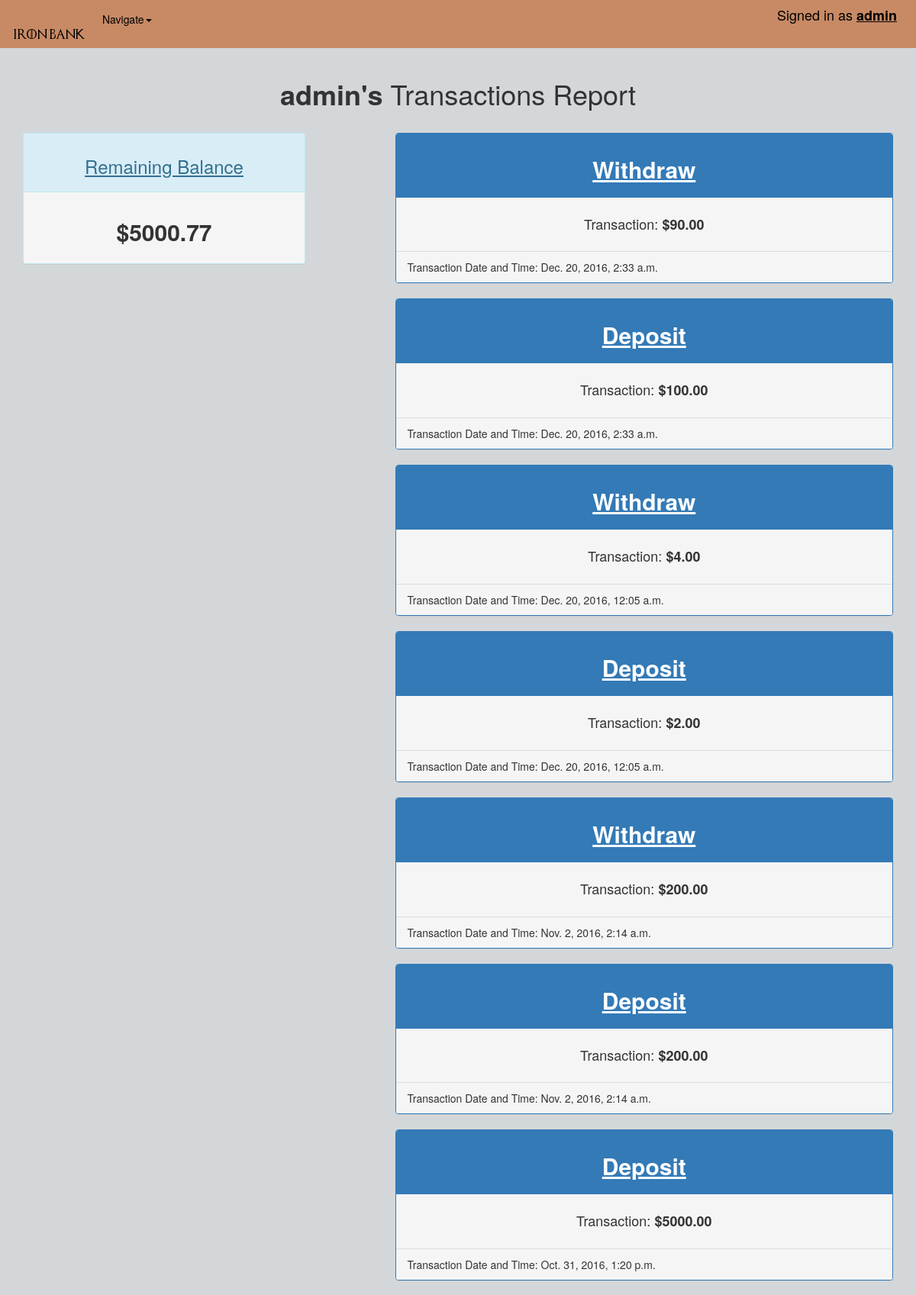
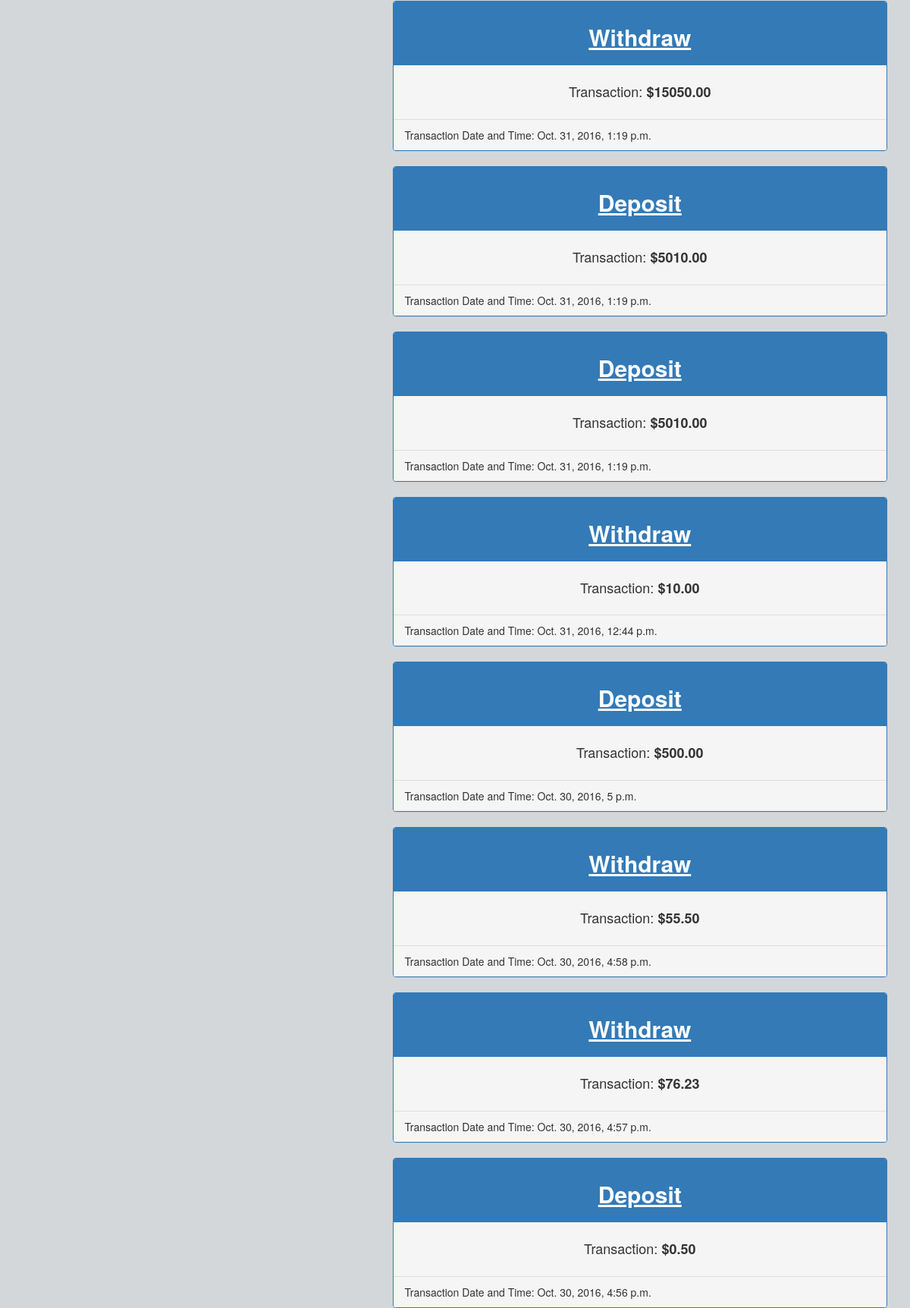
/account/1/ (signed in, upper part), run on the app's committed database (2 pictures, top to bottom).
### bank/models.py (models this page shows)
class Profile(models.Model):
    user = models.OneToOneField('auth.User')
    @property
    def balance(self):
        deposit_total = 0
        withdraw_total = 0
        transactions = Transaction.objects.filter(user=self.user)
        for transaction in transactions:
            if transaction.operator1 =='D':
                deposit_total += transaction.num1
            else:
                withdraw_total += transaction.num1
        return round(deposit_total - withdraw_total, 2)

class Transaction(models.Model):
    user = models.ForeignKey('auth.User')
    num1 = models.FloatField()
    operator1 = models.CharField(max_length=1, choices=OPTION)
    created = models.DateTimeField(auto_now_add=True)
    class Meta:
        ordering = ("created", )

### bank/views.py (the view)
# urls.py: url(r'^account/(?P<pk>\d+)/$', TransactionDetailView.as_view(), name="transaction_detail_view"),
class TransactionDetailView(ListView):
    model = Transaction
    def get_context_data(self, **kwargs):
        context = super().get_context_data(**kwargs)
        context["accounts"] = Transaction.objects.filter(user=self.request.user)
        return context

### templates/bank/transaction_list.html
{% extends 'base.html' %}
{% block content %}
 <br>
  <h1><b>{{ request.user }}'s</b> Transactions Report</h1>
  <br>
  <div class="row">
    <div class="col-md-4">
      <div class="panel panel-info">
        <div class="panel-heading">
          <h3 id="under">Remaining Balance</h3>
        </div>
        <div class="panel-body">
          <h2 id="center"><b>${{ request.user.profile.balance|floatformat:2 }}</b></h2>
        </div>
      </div>
    </div>
    {% for account in accounts|dictsortreversed:"created" %}
      {% if request.user == account.user %}
      <div class="profile_info">
          <div class="col-md-7">
            <div class="panel panel-primary">
              <div class="panel-heading">
                <h2 id="under"><b>{{ account.get_operator1_display }}</b></h2>
              </div>
              <div class="panel-body">
                <h4 id="center">Transaction: <b>${{ account.num1|floatformat:2 }}</b></h4>
              </div>
              <div class="panel-footer">
                Transaction Date and Time:  {{ account.created }}
              </div>
            </div>
          </div>
        </div>
    {% endif %}
  {% endfor %}
  </div>
{% endblock %}

### templates/base.html (shortened to what this page needs)
{% load staticfiles %}
<!DOCTYPE html>
<html>
  <head>
    <link rel="stylesheet" href="{% static 'css/bootstrap.css' %}" media="screen" title="no title">
    <link rel="stylesheet" href="https://cdnjs.cloudflare.com/ajax/libs/font-awesome/4.7.0/css/font-awesome.min.css">
  </head>
  <body>
    <nav class="nav navbar-custom">
      <div class="container-fluid">
        <div class="navbar-header">
            <h2><img class="nav_font" src="/static/fonts/small_got.png" alt="Iron Bank" /></h2>
        </div>
        <ul class="nav navbar-nav">
            <li class="dropdown">
              <a class="dropdown-toggle" data-toggle="dropdown" href="#">Navigate<span class="caret"></span></a>
            </li>
          </ul>
          {% if not request.user.is_authenticated %}
            <ul class="nav navbar-nav navbar-right">
              <li><a class="logo" href="{% url 'user_create_view' %}"><span class="glyphicon glyphicon-user"></span> New User</a></li>
              <li><a class="logo" href="{% url 'login' %}"><span class="glyphicon glyphicon-log-in"></span> Login</a></li>
            </ul>
          {% else %}
            <ul class="nav navbar-nav navbar-right"><h4 class="name">Signed in as <b id="under">{{ request.user }}</b></h4></ul>
          {% endif %}
      </div>
    </nav>
      <div class="container">
          {% block content %}
          {% endblock %}
      </div>
  </body>
</html>

### templates/base.html (style rules this page uses)
h1 { text-align: center; }
.col-md-4 { position: fixed; }
.col-md-7 { float: right; }
body { background-color: #d4d7d9; }
.panel-body { background-color: #f5f5f5; }
nav { color: white; }
.nav_font { color: white; }
.navbar-custom { background-color: #C88A65; }
.dropdown-toggle { color: white; }
.dropdown-toggle { color: black; }
#under { text-decoration: underline; text-align: center; }
#center { text-align: center; }
.name { color: black; padding-right: 25px; }

### data on the page
Transaction: operator1 "Withdraw", num1 "90.00", created "Dec. 20, 2016, 2:33 a.m."
Transaction: operator1 "Deposit", num1 "100.00", created "Dec. 20, 2016, 2:33 a.m."
Transaction: operator1 "Withdraw", num1 "4.00", created "Dec. 20, 2016, 12:05 a.m."
Transaction: operator1 "Deposit", num1 "2.00", created "Dec. 20, 2016, 12:05 a.m."
Transaction: operator1 "Withdraw", num1 "200.00", created "Nov. 2, 2016, 2:14 a.m."
Transaction: operator1 "Deposit", num1 "200.00", created "Nov. 2, 2016, 2:14 a.m."
Transaction: operator1 "Deposit", num1 "5000.00", created "Oct. 31, 2016, 1:20 p.m."
Transaction: operator1 "Withdraw", num1 "15050.00", created "Oct. 31, 2016, 1:19 p.m."
Transaction: operator1 "Deposit", num1 "5010.00", created "Oct. 31, 2016, 1:19 p.m."
Transaction: operator1 "Deposit", num1 "5010.00", created "Oct. 31, 2016, 1:19 p.m."
Transaction: operator1 "Withdraw", num1 "10.00", created "Oct. 31, 2016, 12:44 p.m."
Transaction: operator1 "Deposit", num1 "500.00", created "Oct. 30, 2016, 5 p.m."
Transaction: operator1 "Withdraw", num1 "55.50", created "Oct. 30, 2016, 4:58 p.m."
Transaction: operator1 "Withdraw", num1 "76.23", created "Oct. 30, 2016, 4:57 p.m."
Transaction: operator1 "Deposit", num1 "0.50", created "Oct. 30, 2016, 4:56 p.m."

### other printed values
{{ request.user }} "admin"
{{ request.user.profile.balance|floatformat:2 }} "5000.77"
